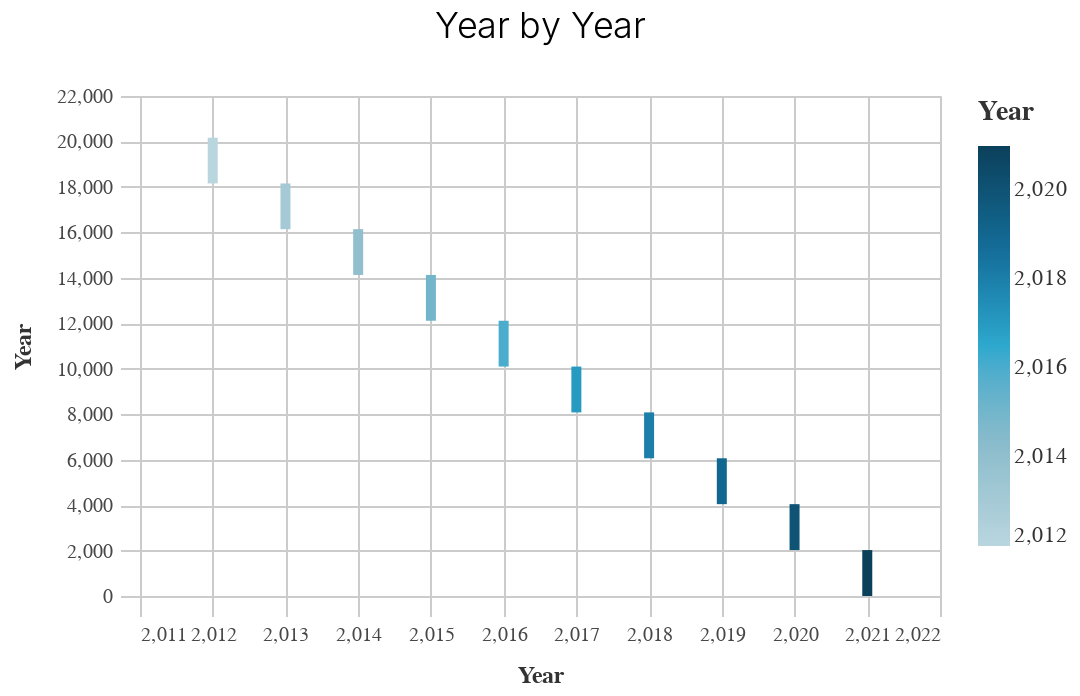
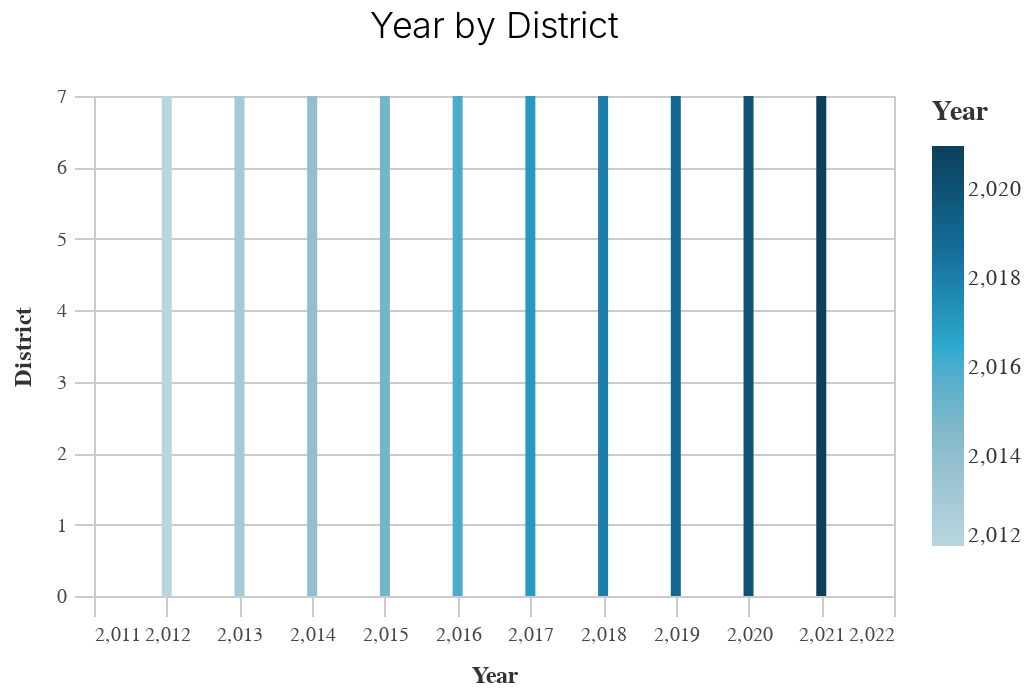
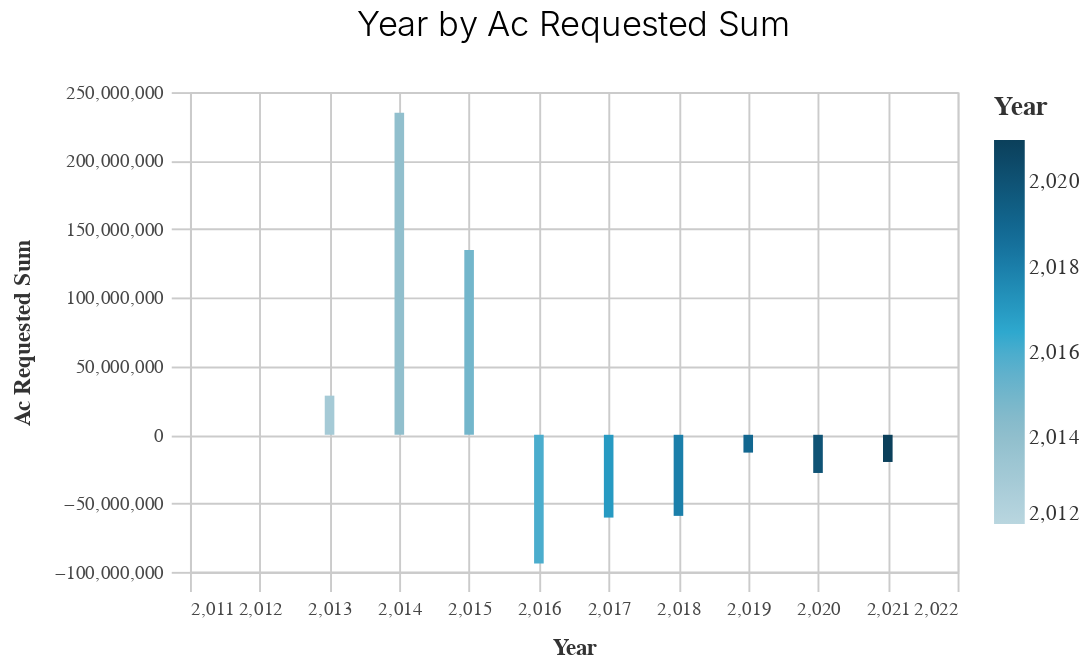
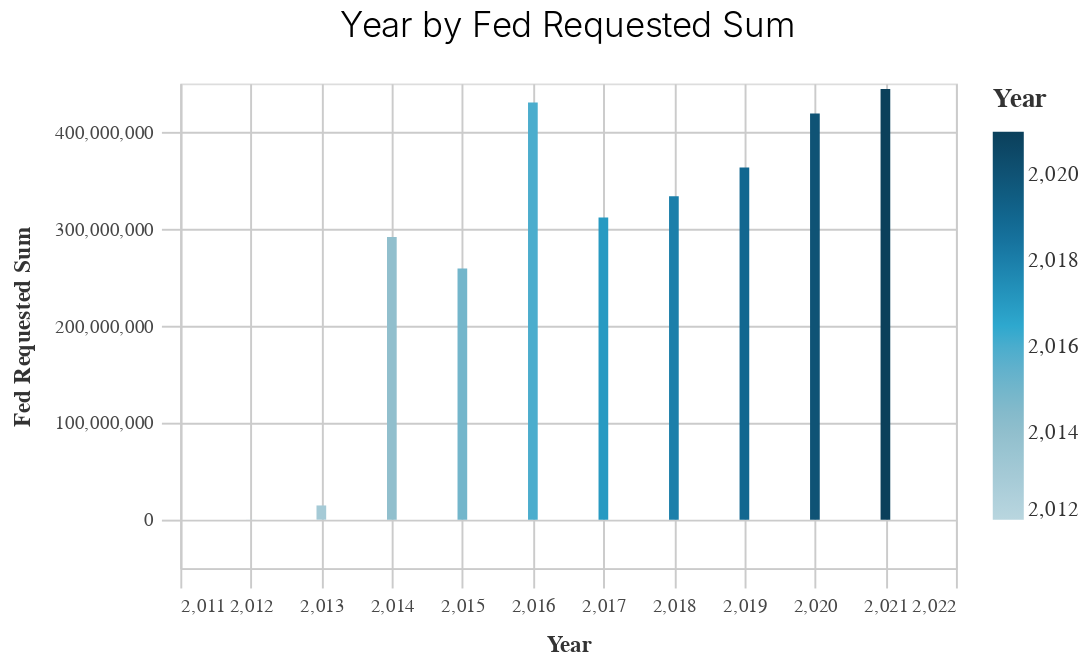

Write notebook code for charts like these, in order.
### Code cell
make_charts(df)

### Figure 1 — Vega-Lite specification as saved in the notebook (floating-point values rounded to 4 significant figures)
{"config": {"view": {"continuousWidth": 400, "continuousHeight": 300}, "axis": {"domainColor": "#cbcbcb", "grid": true, "gridColor": "#cbcbcb", "gridWidth": 1, "labelColor": "#474747", "labelFont": "Nunito Sans", "labelFontSize": 10, "labelPadding": 4, "tickColor": "#cbcbcb", "tickSize": 10, "titleColor": "#333", "titleFont": "Raleway", "titleFontSize": 12, "titlePadding": 10}, "axisBand": {"grid": false}, "background": "white", "font": "Raleway", "header": {"labelFont": "Nunito Sans", "titleFont": "Raleway"}, "legend": {"labelColor": "#333", "labelFont": "Nunito Sans", "labelFontSize": 11, "labelLimit": 0, "padding": 1, "symbolSize": 30, "symbolType": "square", "titleColor": "#333", "titleFont": "Raleway", "titleFontSize": 14, "titlePadding": 10}, "title": {"anchor": "middle", "font": "Raleway", "fontSize": 18, "fontWeight": 300, "offset": 20}}, "data": {"name": "data-b359b26a727758728cf84ff33450ee08"}, "mark": "bar", "encoding": {"color": {"field": "prepared_y", "legend": {"title": "Year"}, "scale": {"range": ["#B9D6DF", "#8CBCCB", "#2EA8CE", "#136C97", "#0B405B"]}, "type": "quantitative"}, "x": {"field": "prepared_y", "sort": "-y", "title": "Year", "type": "quantitative"}, "y": {"field": "prepared_y", "title": "Year", "type": "quantitative"}}, "height": 250, "title": "Year by Year", "width": 400, "$schema": "https://vega.github.io/schema/vega-lite/v4.17.0.json", "datasets": {"data-b359b26a727758728cf84ff33450ee08": [{"prepared_y": 2021, "dist": 7, "ac_requested_sum": -19830000.0, "fed_requested_sum": 444300000.0, "total_requested_sum": 633700000.0, "ac_requested_mean": -82270.0, "fed_requested_mean": 1844000.0, "total_requested_mean": 2629000.0, "unique_mpo": 2.0, "unique_prefix": 41.0, "unique_primary_agency_name": 62.0, "unique_project_location": 203.0, "unique_project_no": 210.0, "unique_type_of_work": 196.0}, {"prepared_y": 2020, "dist": 7, "ac_requested_sum": -27850000.0, "fed_requested_sum": 418900000.0, "total_requested_sum": 958800000.0, "ac_requested_mean": -87040.0, "fed_requested_mean": 1309000.0, "total_requested_mean": 2996000.0, "unique_mpo": 1.0, "unique_prefix": 44.0, "unique_primary_agency_name": 60.0, "unique_project_location": 277.0, "unique_project_no": 283.0, "unique_type_of_work": 268.0}, {"prepared_y": 2019, "dist": 7, "ac_requested_sum": -12990000.0, "fed_requested_sum": 363300000.0, "total_requested_sum": 398700000.0, "ac_requested_mean": -37450.0, "fed_requested_mean": 1047000.0, "total_requested_mean": 1149000.0, "unique_mpo": 2.0, "unique_prefix": 37.0, "unique_primary_agency_name": 67.0, "unique_project_location": 293.0, "unique_project_no": 304.0, "unique_type_of_work": 285.0}, {"prepared_y": 2018, "dist": 7, "ac_requested_sum": -59150000.0, "fed_requested_sum": 333500000.0, "total_requested_sum": 334600000.0, "ac_requested_mean": -176100.0, "fed_requested_mean": 992600.0, "total_requested_mean": 995900.0, "unique_mpo": 1.0, "unique_prefix": 39.0, "unique_primary_agency_name": 63.0, "unique_project_location": 280.0, "unique_project_no": 294.0, "unique_type_of_work": 267.0}, {"prepared_y": 2017, "dist": 7, "ac_requested_sum": -60400000.0, "fed_requested_sum": 311600000.0, "total_requested_sum": 299700000.0, "ac_requested_mean": -184100.0, "fed_requested_mean": 950000.0, "total_requested_mean": 913700.0, "unique_mpo": 2.0, "unique_prefix": 39.0, "unique_primary_agency_name": 73.0, "unique_project_location": 282.0, "unique_project_no": 296.0, "unique_type_of_work": 266.0}, {"prepared_y": 2016, "dist": 7, "ac_requested_sum": -93840000.0, "fed_requested_sum": 430300000.0, "total_requested_sum": 490400000.0, "ac_requested_mean": -248900.0, "fed_requested_mean": 1144000.0, "total_requested_mean": 1301000.0, "unique_mpo": 2.0, "unique_prefix": 43.0, "unique_primary_agency_name": 76.0, "unique_project_location": 308.0, "unique_project_no": 323.0, "unique_type_of_work": 304.0}, {"prepared_y": 2015, "dist": 7, "ac_requested_sum": 134800000.0, "fed_requested_sum": 259000000.0, "total_requested_sum": 585900000.0, "ac_requested_mean": 364400.0, "fed_requested_mean": 700100.0, "total_requested_mean": 1584000.0, "unique_mpo": 8.0, "unique_prefix": 41.0, "unique_primary_agency_name": 85.0, "unique_project_location": 299.0, "unique_project_no": 312.0, "unique_type_of_work": 269.0}, {"prepared_y": 2014, "dist": 7, "ac_requested_sum": 235000000.0, "fed_requested_sum": 291500000.0, "total_requested_sum": 585100000.0, "ac_requested_mean": 546400.0, "fed_requested_mean": 677900.0, "total_requested_mean": 1361000.0, "unique_mpo": 10.0, "unique_prefix": 42.0, "unique_primary_agency_name": 77.0, "unique_project_location": 362.0, "unique_project_no": 375.0, "unique_type_of_work": 323.0}, {"prepared_y": 2013, "dist": 7, "ac_requested_sum": 28550000.0, "fed_requested_sum": 14650000.0, "total_requested_sum": -23010000.0, "ac_requested_mean": 892200.0, "fed_requested_mean": 457700.0, "total_requested_mean": -719000.0, "unique_mpo": 4.0, "unique_prefix": 20.0, "unique_primary_agency_name": 18.0, "unique_project_location": 30.0, "unique_project_no": 32.0, "unique_type_of_work": 31.0}, {"prepared_y": 2012, "dist": 7, "ac_requested_sum": 0.0, "fed_requested_sum": -109500.0, "total_requested_sum": -123500.0, "ac_requested_mean": 0.0, "fed_requested_mean": -109500.0, "total_requested_mean": -123500.0, "unique_mpo": 1.0, "unique_prefix": 1.0, "unique_primary_agency_name": 1.0, "unique_project_location": 1.0, "unique_project_no": 1.0, "unique_type_of_work": 1.0}]}}

### Figure 2 — Vega-Lite specification as saved in the notebook (floating-point values rounded to 4 significant figures)
{"config": {"view": {"continuousWidth": 400, "continuousHeight": 300}, "axis": {"domainColor": "#cbcbcb", "grid": true, "gridColor": "#cbcbcb", "gridWidth": 1, "labelColor": "#474747", "labelFont": "Nunito Sans", "labelFontSize": 10, "labelPadding": 4, "tickColor": "#cbcbcb", "tickSize": 10, "titleColor": "#333", "titleFont": "Raleway", "titleFontSize": 12, "titlePadding": 10}, "axisBand": {"grid": false}, "background": "white", "font": "Raleway", "header": {"labelFont": "Nunito Sans", "titleFont": "Raleway"}, "legend": {"labelColor": "#333", "labelFont": "Nunito Sans", "labelFontSize": 11, "labelLimit": 0, "padding": 1, "symbolSize": 30, "symbolType": "square", "titleColor": "#333", "titleFont": "Raleway", "titleFontSize": 14, "titlePadding": 10}, "title": {"anchor": "middle", "font": "Raleway", "fontSize": 18, "fontWeight": 300, "offset": 20}}, "data": {"name": "data-b359b26a727758728cf84ff33450ee08"}, "mark": "bar", "encoding": {"color": {"field": "prepared_y", "legend": {"title": "Year"}, "scale": {"range": ["#B9D6DF", "#8CBCCB", "#2EA8CE", "#136C97", "#0B405B"]}, "type": "quantitative"}, "x": {"field": "prepared_y", "sort": "-y", "title": "Year", "type": "quantitative"}, "y": {"field": "dist", "title": "District", "type": "quantitative"}}, "height": 250, "title": "Year by District", "width": 400, "$schema": "https://vega.github.io/schema/vega-lite/v4.17.0.json", "datasets": {"data-b359b26a727758728cf84ff33450ee08": [{"prepared_y": 2021, "dist": 7, "ac_requested_sum": -19830000.0, "fed_requested_sum": 444300000.0, "total_requested_sum": 633700000.0, "ac_requested_mean": -82270.0, "fed_requested_mean": 1844000.0, "total_requested_mean": 2629000.0, "unique_mpo": 2.0, "unique_prefix": 41.0, "unique_primary_agency_name": 62.0, "unique_project_location": 203.0, "unique_project_no": 210.0, "unique_type_of_work": 196.0}, {"prepared_y": 2020, "dist": 7, "ac_requested_sum": -27850000.0, "fed_requested_sum": 418900000.0, "total_requested_sum": 958800000.0, "ac_requested_mean": -87040.0, "fed_requested_mean": 1309000.0, "total_requested_mean": 2996000.0, "unique_mpo": 1.0, "unique_prefix": 44.0, "unique_primary_agency_name": 60.0, "unique_project_location": 277.0, "unique_project_no": 283.0, "unique_type_of_work": 268.0}, {"prepared_y": 2019, "dist": 7, "ac_requested_sum": -12990000.0, "fed_requested_sum": 363300000.0, "total_requested_sum": 398700000.0, "ac_requested_mean": -37450.0, "fed_requested_mean": 1047000.0, "total_requested_mean": 1149000.0, "unique_mpo": 2.0, "unique_prefix": 37.0, "unique_primary_agency_name": 67.0, "unique_project_location": 293.0, "unique_project_no": 304.0, "unique_type_of_work": 285.0}, {"prepared_y": 2018, "dist": 7, "ac_requested_sum": -59150000.0, "fed_requested_sum": 333500000.0, "total_requested_sum": 334600000.0, "ac_requested_mean": -176100.0, "fed_requested_mean": 992600.0, "total_requested_mean": 995900.0, "unique_mpo": 1.0, "unique_prefix": 39.0, "unique_primary_agency_name": 63.0, "unique_project_location": 280.0, "unique_project_no": 294.0, "unique_type_of_work": 267.0}, {"prepared_y": 2017, "dist": 7, "ac_requested_sum": -60400000.0, "fed_requested_sum": 311600000.0, "total_requested_sum": 299700000.0, "ac_requested_mean": -184100.0, "fed_requested_mean": 950000.0, "total_requested_mean": 913700.0, "unique_mpo": 2.0, "unique_prefix": 39.0, "unique_primary_agency_name": 73.0, "unique_project_location": 282.0, "unique_project_no": 296.0, "unique_type_of_work": 266.0}, {"prepared_y": 2016, "dist": 7, "ac_requested_sum": -93840000.0, "fed_requested_sum": 430300000.0, "total_requested_sum": 490400000.0, "ac_requested_mean": -248900.0, "fed_requested_mean": 1144000.0, "total_requested_mean": 1301000.0, "unique_mpo": 2.0, "unique_prefix": 43.0, "unique_primary_agency_name": 76.0, "unique_project_location": 308.0, "unique_project_no": 323.0, "unique_type_of_work": 304.0}, {"prepared_y": 2015, "dist": 7, "ac_requested_sum": 134800000.0, "fed_requested_sum": 259000000.0, "total_requested_sum": 585900000.0, "ac_requested_mean": 364400.0, "fed_requested_mean": 700100.0, "total_requested_mean": 1584000.0, "unique_mpo": 8.0, "unique_prefix": 41.0, "unique_primary_agency_name": 85.0, "unique_project_location": 299.0, "unique_project_no": 312.0, "unique_type_of_work": 269.0}, {"prepared_y": 2014, "dist": 7, "ac_requested_sum": 235000000.0, "fed_requested_sum": 291500000.0, "total_requested_sum": 585100000.0, "ac_requested_mean": 546400.0, "fed_requested_mean": 677900.0, "total_requested_mean": 1361000.0, "unique_mpo": 10.0, "unique_prefix": 42.0, "unique_primary_agency_name": 77.0, "unique_project_location": 362.0, "unique_project_no": 375.0, "unique_type_of_work": 323.0}, {"prepared_y": 2013, "dist": 7, "ac_requested_sum": 28550000.0, "fed_requested_sum": 14650000.0, "total_requested_sum": -23010000.0, "ac_requested_mean": 892200.0, "fed_requested_mean": 457700.0, "total_requested_mean": -719000.0, "unique_mpo": 4.0, "unique_prefix": 20.0, "unique_primary_agency_name": 18.0, "unique_project_location": 30.0, "unique_project_no": 32.0, "unique_type_of_work": 31.0}, {"prepared_y": 2012, "dist": 7, "ac_requested_sum": 0.0, "fed_requested_sum": -109500.0, "total_requested_sum": -123500.0, "ac_requested_mean": 0.0, "fed_requested_mean": -109500.0, "total_requested_mean": -123500.0, "unique_mpo": 1.0, "unique_prefix": 1.0, "unique_primary_agency_name": 1.0, "unique_project_location": 1.0, "unique_project_no": 1.0, "unique_type_of_work": 1.0}]}}

### Figure 3 — Vega-Lite specification as saved in the notebook (floating-point values rounded to 4 significant figures)
{"config": {"view": {"continuousWidth": 400, "continuousHeight": 300}, "axis": {"domainColor": "#cbcbcb", "grid": true, "gridColor": "#cbcbcb", "gridWidth": 1, "labelColor": "#474747", "labelFont": "Nunito Sans", "labelFontSize": 10, "labelPadding": 4, "tickColor": "#cbcbcb", "tickSize": 10, "titleColor": "#333", "titleFont": "Raleway", "titleFontSize": 12, "titlePadding": 10}, "axisBand": {"grid": false}, "background": "white", "font": "Raleway", "header": {"labelFont": "Nunito Sans", "titleFont": "Raleway"}, "legend": {"labelColor": "#333", "labelFont": "Nunito Sans", "labelFontSize": 11, "labelLimit": 0, "padding": 1, "symbolSize": 30, "symbolType": "square", "titleColor": "#333", "titleFont": "Raleway", "titleFontSize": 14, "titlePadding": 10}, "title": {"anchor": "middle", "font": "Raleway", "fontSize": 18, "fontWeight": 300, "offset": 20}}, "data": {"name": "data-b359b26a727758728cf84ff33450ee08"}, "mark": "bar", "encoding": {"color": {"field": "prepared_y", "legend": {"title": "Year"}, "scale": {"range": ["#B9D6DF", "#8CBCCB", "#2EA8CE", "#136C97", "#0B405B"]}, "type": "quantitative"}, "x": {"field": "prepared_y", "sort": "-y", "title": "Year", "type": "quantitative"}, "y": {"field": "ac_requested_sum", "title": "Ac Requested Sum", "type": "quantitative"}}, "height": 250, "title": "Year by Ac Requested Sum", "width": 400, "$schema": "https://vega.github.io/schema/vega-lite/v4.17.0.json", "datasets": {"data-b359b26a727758728cf84ff33450ee08": [{"prepared_y": 2021, "dist": 7, "ac_requested_sum": -19830000.0, "fed_requested_sum": 444300000.0, "total_requested_sum": 633700000.0, "ac_requested_mean": -82270.0, "fed_requested_mean": 1844000.0, "total_requested_mean": 2629000.0, "unique_mpo": 2.0, "unique_prefix": 41.0, "unique_primary_agency_name": 62.0, "unique_project_location": 203.0, "unique_project_no": 210.0, "unique_type_of_work": 196.0}, {"prepared_y": 2020, "dist": 7, "ac_requested_sum": -27850000.0, "fed_requested_sum": 418900000.0, "total_requested_sum": 958800000.0, "ac_requested_mean": -87040.0, "fed_requested_mean": 1309000.0, "total_requested_mean": 2996000.0, "unique_mpo": 1.0, "unique_prefix": 44.0, "unique_primary_agency_name": 60.0, "unique_project_location": 277.0, "unique_project_no": 283.0, "unique_type_of_work": 268.0}, {"prepared_y": 2019, "dist": 7, "ac_requested_sum": -12990000.0, "fed_requested_sum": 363300000.0, "total_requested_sum": 398700000.0, "ac_requested_mean": -37450.0, "fed_requested_mean": 1047000.0, "total_requested_mean": 1149000.0, "unique_mpo": 2.0, "unique_prefix": 37.0, "unique_primary_agency_name": 67.0, "unique_project_location": 293.0, "unique_project_no": 304.0, "unique_type_of_work": 285.0}, {"prepared_y": 2018, "dist": 7, "ac_requested_sum": -59150000.0, "fed_requested_sum": 333500000.0, "total_requested_sum": 334600000.0, "ac_requested_mean": -176100.0, "fed_requested_mean": 992600.0, "total_requested_mean": 995900.0, "unique_mpo": 1.0, "unique_prefix": 39.0, "unique_primary_agency_name": 63.0, "unique_project_location": 280.0, "unique_project_no": 294.0, "unique_type_of_work": 267.0}, {"prepared_y": 2017, "dist": 7, "ac_requested_sum": -60400000.0, "fed_requested_sum": 311600000.0, "total_requested_sum": 299700000.0, "ac_requested_mean": -184100.0, "fed_requested_mean": 950000.0, "total_requested_mean": 913700.0, "unique_mpo": 2.0, "unique_prefix": 39.0, "unique_primary_agency_name": 73.0, "unique_project_location": 282.0, "unique_project_no": 296.0, "unique_type_of_work": 266.0}, {"prepared_y": 2016, "dist": 7, "ac_requested_sum": -93840000.0, "fed_requested_sum": 430300000.0, "total_requested_sum": 490400000.0, "ac_requested_mean": -248900.0, "fed_requested_mean": 1144000.0, "total_requested_mean": 1301000.0, "unique_mpo": 2.0, "unique_prefix": 43.0, "unique_primary_agency_name": 76.0, "unique_project_location": 308.0, "unique_project_no": 323.0, "unique_type_of_work": 304.0}, {"prepared_y": 2015, "dist": 7, "ac_requested_sum": 134800000.0, "fed_requested_sum": 259000000.0, "total_requested_sum": 585900000.0, "ac_requested_mean": 364400.0, "fed_requested_mean": 700100.0, "total_requested_mean": 1584000.0, "unique_mpo": 8.0, "unique_prefix": 41.0, "unique_primary_agency_name": 85.0, "unique_project_location": 299.0, "unique_project_no": 312.0, "unique_type_of_work": 269.0}, {"prepared_y": 2014, "dist": 7, "ac_requested_sum": 235000000.0, "fed_requested_sum": 291500000.0, "total_requested_sum": 585100000.0, "ac_requested_mean": 546400.0, "fed_requested_mean": 677900.0, "total_requested_mean": 1361000.0, "unique_mpo": 10.0, "unique_prefix": 42.0, "unique_primary_agency_name": 77.0, "unique_project_location": 362.0, "unique_project_no": 375.0, "unique_type_of_work": 323.0}, {"prepared_y": 2013, "dist": 7, "ac_requested_sum": 28550000.0, "fed_requested_sum": 14650000.0, "total_requested_sum": -23010000.0, "ac_requested_mean": 892200.0, "fed_requested_mean": 457700.0, "total_requested_mean": -719000.0, "unique_mpo": 4.0, "unique_prefix": 20.0, "unique_primary_agency_name": 18.0, "unique_project_location": 30.0, "unique_project_no": 32.0, "unique_type_of_work": 31.0}, {"prepared_y": 2012, "dist": 7, "ac_requested_sum": 0.0, "fed_requested_sum": -109500.0, "total_requested_sum": -123500.0, "ac_requested_mean": 0.0, "fed_requested_mean": -109500.0, "total_requested_mean": -123500.0, "unique_mpo": 1.0, "unique_prefix": 1.0, "unique_primary_agency_name": 1.0, "unique_project_location": 1.0, "unique_project_no": 1.0, "unique_type_of_work": 1.0}]}}

### Figure 4 — Vega-Lite specification as saved in the notebook (floating-point values rounded to 4 significant figures)
{"config": {"view": {"continuousWidth": 400, "continuousHeight": 300}, "axis": {"domainColor": "#cbcbcb", "grid": true, "gridColor": "#cbcbcb", "gridWidth": 1, "labelColor": "#474747", "labelFont": "Nunito Sans", "labelFontSize": 10, "labelPadding": 4, "tickColor": "#cbcbcb", "tickSize": 10, "titleColor": "#333", "titleFont": "Raleway", "titleFontSize": 12, "titlePadding": 10}, "axisBand": {"grid": false}, "background": "white", "font": "Raleway", "header": {"labelFont": "Nunito Sans", "titleFont": "Raleway"}, "legend": {"labelColor": "#333", "labelFont": "Nunito Sans", "labelFontSize": 11, "labelLimit": 0, "padding": 1, "symbolSize": 30, "symbolType": "square", "titleColor": "#333", "titleFont": "Raleway", "titleFontSize": 14, "titlePadding": 10}, "title": {"anchor": "middle", "font": "Raleway", "fontSize": 18, "fontWeight": 300, "offset": 20}}, "data": {"name": "data-b359b26a727758728cf84ff33450ee08"}, "mark": "bar", "encoding": {"color": {"field": "prepared_y", "legend": {"title": "Year"}, "scale": {"range": ["#B9D6DF", "#8CBCCB", "#2EA8CE", "#136C97", "#0B405B"]}, "type": "quantitative"}, "x": {"field": "prepared_y", "sort": "-y", "title": "Year", "type": "quantitative"}, "y": {"field": "fed_requested_sum", "title": "Fed Requested Sum", "type": "quantitative"}}, "height": 250, "title": "Year by Fed Requested Sum", "width": 400, "$schema": "https://vega.github.io/schema/vega-lite/v4.17.0.json", "datasets": {"data-b359b26a727758728cf84ff33450ee08": [{"prepared_y": 2021, "dist": 7, "ac_requested_sum": -19830000.0, "fed_requested_sum": 444300000.0, "total_requested_sum": 633700000.0, "ac_requested_mean": -82270.0, "fed_requested_mean": 1844000.0, "total_requested_mean": 2629000.0, "unique_mpo": 2.0, "unique_prefix": 41.0, "unique_primary_agency_name": 62.0, "unique_project_location": 203.0, "unique_project_no": 210.0, "unique_type_of_work": 196.0}, {"prepared_y": 2020, "dist": 7, "ac_requested_sum": -27850000.0, "fed_requested_sum": 418900000.0, "total_requested_sum": 958800000.0, "ac_requested_mean": -87040.0, "fed_requested_mean": 1309000.0, "total_requested_mean": 2996000.0, "unique_mpo": 1.0, "unique_prefix": 44.0, "unique_primary_agency_name": 60.0, "unique_project_location": 277.0, "unique_project_no": 283.0, "unique_type_of_work": 268.0}, {"prepared_y": 2019, "dist": 7, "ac_requested_sum": -12990000.0, "fed_requested_sum": 363300000.0, "total_requested_sum": 398700000.0, "ac_requested_mean": -37450.0, "fed_requested_mean": 1047000.0, "total_requested_mean": 1149000.0, "unique_mpo": 2.0, "unique_prefix": 37.0, "unique_primary_agency_name": 67.0, "unique_project_location": 293.0, "unique_project_no": 304.0, "unique_type_of_work": 285.0}, {"prepared_y": 2018, "dist": 7, "ac_requested_sum": -59150000.0, "fed_requested_sum": 333500000.0, "total_requested_sum": 334600000.0, "ac_requested_mean": -176100.0, "fed_requested_mean": 992600.0, "total_requested_mean": 995900.0, "unique_mpo": 1.0, "unique_prefix": 39.0, "unique_primary_agency_name": 63.0, "unique_project_location": 280.0, "unique_project_no": 294.0, "unique_type_of_work": 267.0}, {"prepared_y": 2017, "dist": 7, "ac_requested_sum": -60400000.0, "fed_requested_sum": 311600000.0, "total_requested_sum": 299700000.0, "ac_requested_mean": -184100.0, "fed_requested_mean": 950000.0, "total_requested_mean": 913700.0, "unique_mpo": 2.0, "unique_prefix": 39.0, "unique_primary_agency_name": 73.0, "unique_project_location": 282.0, "unique_project_no": 296.0, "unique_type_of_work": 266.0}, {"prepared_y": 2016, "dist": 7, "ac_requested_sum": -93840000.0, "fed_requested_sum": 430300000.0, "total_requested_sum": 490400000.0, "ac_requested_mean": -248900.0, "fed_requested_mean": 1144000.0, "total_requested_mean": 1301000.0, "unique_mpo": 2.0, "unique_prefix": 43.0, "unique_primary_agency_name": 76.0, "unique_project_location": 308.0, "unique_project_no": 323.0, "unique_type_of_work": 304.0}, {"prepared_y": 2015, "dist": 7, "ac_requested_sum": 134800000.0, "fed_requested_sum": 259000000.0, "total_requested_sum": 585900000.0, "ac_requested_mean": 364400.0, "fed_requested_mean": 700100.0, "total_requested_mean": 1584000.0, "unique_mpo": 8.0, "unique_prefix": 41.0, "unique_primary_agency_name": 85.0, "unique_project_location": 299.0, "unique_project_no": 312.0, "unique_type_of_work": 269.0}, {"prepared_y": 2014, "dist": 7, "ac_requested_sum": 235000000.0, "fed_requested_sum": 291500000.0, "total_requested_sum": 585100000.0, "ac_requested_mean": 546400.0, "fed_requested_mean": 677900.0, "total_requested_mean": 1361000.0, "unique_mpo": 10.0, "unique_prefix": 42.0, "unique_primary_agency_name": 77.0, "unique_project_location": 362.0, "unique_project_no": 375.0, "unique_type_of_work": 323.0}, {"prepared_y": 2013, "dist": 7, "ac_requested_sum": 28550000.0, "fed_requested_sum": 14650000.0, "total_requested_sum": -23010000.0, "ac_requested_mean": 892200.0, "fed_requested_mean": 457700.0, "total_requested_mean": -719000.0, "unique_mpo": 4.0, "unique_prefix": 20.0, "unique_primary_agency_name": 18.0, "unique_project_location": 30.0, "unique_project_no": 32.0, "unique_type_of_work": 31.0}, {"prepared_y": 2012, "dist": 7, "ac_requested_sum": 0.0, "fed_requested_sum": -109500.0, "total_requested_sum": -123500.0, "ac_requested_mean": 0.0, "fed_requested_mean": -109500.0, "total_requested_mean": -123500.0, "unique_mpo": 1.0, "unique_prefix": 1.0, "unique_primary_agency_name": 1.0, "unique_project_location": 1.0, "unique_project_no": 1.0, "unique_type_of_work": 1.0}]}}
